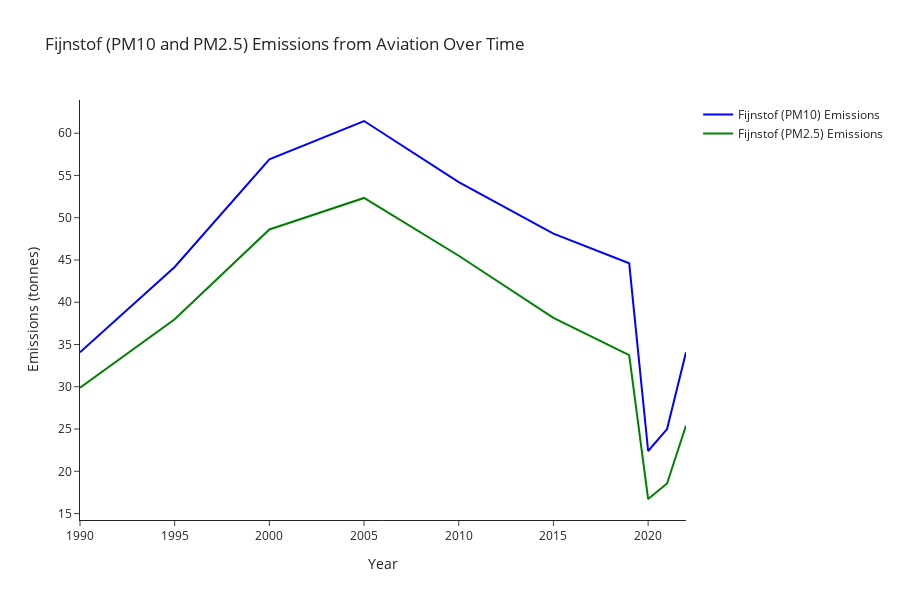

This figure's notebook cell:
### Code cell
%run fijnstof-uitstoot.ipynb

### Figure 1 — Plotly figure (JSON) as saved in the notebook; plotly's stock layout.template omitted (floating-point values rounded to 4 significant figures)
{"data": [{"line": {"color": "blue"}, "mode": "lines", "name": "Fijnstof (PM10) Emissions", "type": "scatter", "x": [1990, 1995, 2000, 2005, 2010, 2015, 2019, 2020, 2021, 2022], "y": [34.07, 44.18, 56.91, 61.44, 54.21, 48.11, 44.61, 22.4, 25.0, 34.08]}, {"line": {"color": "green"}, "mode": "lines", "name": "Fijnstof (PM2.5) Emissions", "type": "scatter", "x": [1990, 1995, 2000, 2005, 2010, 2015, 2019, 2020, 2021, 2022], "y": [29.89, 37.98, 48.61, 52.34, 45.5, 38.15, 33.75, 16.72, 18.56, 25.42]}], "layout": {"height": 600, "showlegend": true, "title": {"text": "Fijnstof (PM10 and PM2.5) Emissions from Aviation Over Time"}, "width": 900, "xaxis": {"title": {"text": "Year"}}, "yaxis": {"title": {"text": "Emissions (tonnes)"}}}}
